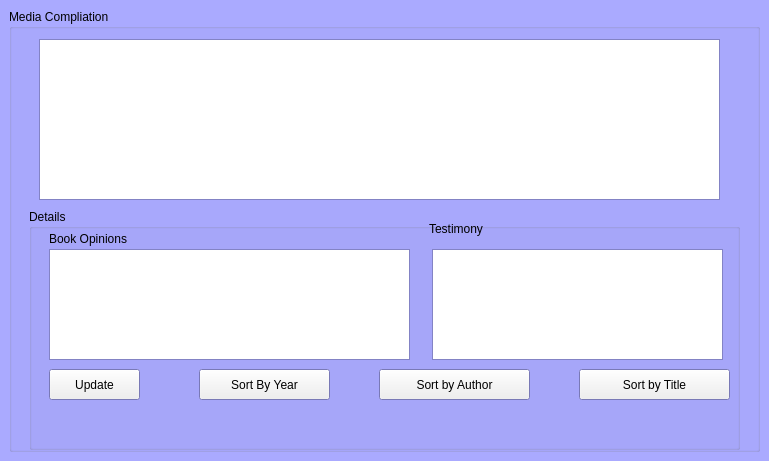
<?xml version="1.0" encoding="UTF-8"?>
<ui version="4.0">
 <class>BookWindow</class>
 <widget class="QMainWindow" name="BookWindow">
  <property name="geometry">
   <rect>
    <x>0</x>
    <y>0</y>
    <width>769</width>
    <height>461</height>
   </rect>
  </property>
  <property name="palette">
   <palette>
    <active>
     <colorrole role="Base">
      <brush brushstyle="SolidPattern">
       <color alpha="255">
        <red>255</red>
        <green>255</green>
        <blue>255</blue>
       </color>
      </brush>
     </colorrole>
     <colorrole role="Window">
      <brush brushstyle="SolidPattern">
       <color alpha="255">
        <red>170</red>
        <green>170</green>
        <blue>255</blue>
       </color>
      </brush>
     </colorrole>
    </active>
    <inactive>
     <colorrole role="Base">
      <brush brushstyle="SolidPattern">
       <color alpha="255">
        <red>255</red>
        <green>255</green>
        <blue>255</blue>
       </color>
      </brush>
     </colorrole>
     <colorrole role="Window">
      <brush brushstyle="SolidPattern">
       <color alpha="255">
        <red>170</red>
        <green>170</green>
        <blue>255</blue>
       </color>
      </brush>
     </colorrole>
    </inactive>
    <disabled>
     <colorrole role="Base">
      <brush brushstyle="SolidPattern">
       <color alpha="255">
        <red>170</red>
        <green>170</green>
        <blue>255</blue>
       </color>
      </brush>
     </colorrole>
     <colorrole role="Window">
      <brush brushstyle="SolidPattern">
       <color alpha="255">
        <red>170</red>
        <green>170</green>
        <blue>255</blue>
       </color>
      </brush>
     </colorrole>
    </disabled>
   </palette>
  </property>
  <property name="windowTitle">
   <string>Media Compilation - Books, articles, documents and websites</string>
  </property>
  <property name="autoFillBackground">
   <bool>false</bool>
  </property>
  <widget class="QWidget" name="centralWidget">
   <layout class="QVBoxLayout">
    <property name="spacing">
     <number>6</number>
    </property>
    <property name="margin">
     <number>9</number>
    </property>
    <item>
     <widget class="QGroupBox" name="groupBox">
      <property name="title">
       <string>Media Compliation</string>
      </property>
      <widget class="QGroupBox" name="groupBox_2">
       <property name="geometry">
        <rect>
         <x>20</x>
         <y>200</y>
         <width>711</width>
         <height>241</height>
        </rect>
       </property>
       <property name="title">
        <string>Details</string>
       </property>
       <widget class="QTextEdit" name="editTextEdit">
        <property name="geometry">
         <rect>
          <x>20</x>
          <y>40</y>
          <width>361</width>
          <height>111</height>
         </rect>
        </property>
        <property name="autoFillBackground">
         <bool>false</bool>
        </property>
       </widget>
       <widget class="QLabel" name="miami_beach">
        <property name="geometry">
         <rect>
          <x>20</x>
          <y>200</y>
          <width>50</width>
          <height>50</height>
         </rect>
        </property>
        <property name="minimumSize">
         <size>
          <width>50</width>
          <height>50</height>
         </size>
        </property>
        <property name="maximumSize">
         <size>
          <width>100</width>
          <height>100</height>
         </size>
        </property>
        <property name="text">
         <string/>
        </property>
        <property name="pixmap">
         <pixmap>:/images/miamibeach.png</pixmap>
        </property>
       </widget>
       <widget class="QLabel" name="lb_fort_lauderdale">
        <property name="geometry">
         <rect>
          <x>180</x>
          <y>200</y>
          <width>50</width>
          <height>50</height>
         </rect>
        </property>
        <property name="minimumSize">
         <size>
          <width>50</width>
          <height>50</height>
         </size>
        </property>
        <property name="maximumSize">
         <size>
          <width>100</width>
          <height>100</height>
         </size>
        </property>
        <property name="text">
         <string/>
        </property>
        <property name="pixmap">
         <pixmap>:/images/fort_lauderdale_airport.png</pixmap>
        </property>
       </widget>
       <widget class="QLabel" name="label_2">
        <property name="geometry">
         <rect>
          <x>340</x>
          <y>200</y>
          <width>50</width>
          <height>50</height>
         </rect>
        </property>
        <property name="minimumSize">
         <size>
          <width>50</width>
          <height>50</height>
         </size>
        </property>
        <property name="maximumSize">
         <size>
          <width>100</width>
          <height>100</height>
         </size>
        </property>
        <property name="text">
         <string/>
        </property>
        <property name="pixmap">
         <pixmap>:/images/south_san_francisco.png</pixmap>
        </property>
       </widget>
       <widget class="QLabel" name="label_6">
        <property name="geometry">
         <rect>
          <x>500</x>
          <y>200</y>
          <width>50</width>
          <height>50</height>
         </rect>
        </property>
        <property name="minimumSize">
         <size>
          <width>50</width>
          <height>50</height>
         </size>
        </property>
        <property name="maximumSize">
         <size>
          <width>100</width>
          <height>100</height>
         </size>
        </property>
        <property name="text">
         <string/>
        </property>
        <property name="pixmap">
         <pixmap>:/images/san_mateo.png</pixmap>
        </property>
       </widget>
       <widget class="QLabel" name="canada">
        <property name="geometry">
         <rect>
          <x>20</x>
          <y>250</y>
          <width>50</width>
          <height>50</height>
         </rect>
        </property>
        <property name="minimumSize">
         <size>
          <width>50</width>
          <height>50</height>
         </size>
        </property>
        <property name="maximumSize">
         <size>
          <width>100</width>
          <height>100</height>
         </size>
        </property>
        <property name="text">
         <string/>
        </property>
        <property name="pixmap">
         <pixmap>:/images/canada.png</pixmap>
        </property>
       </widget>
       <widget class="QLabel" name="lb_san_jose">
        <property name="geometry">
         <rect>
          <x>180</x>
          <y>250</y>
          <width>50</width>
          <height>50</height>
         </rect>
        </property>
        <property name="minimumSize">
         <size>
          <width>50</width>
          <height>50</height>
         </size>
        </property>
        <property name="maximumSize">
         <size>
          <width>100</width>
          <height>100</height>
         </size>
        </property>
        <property name="text">
         <string/>
        </property>
        <property name="pixmap">
         <pixmap>:/images/san_jose.png</pixmap>
        </property>
       </widget>
       <widget class="QLabel" name="label_3">
        <property name="geometry">
         <rect>
          <x>340</x>
          <y>250</y>
          <width>50</width>
          <height>50</height>
         </rect>
        </property>
        <property name="minimumSize">
         <size>
          <width>50</width>
          <height>50</height>
         </size>
        </property>
        <property name="maximumSize">
         <size>
          <width>100</width>
          <height>100</height>
         </size>
        </property>
        <property name="text">
         <string/>
        </property>
        <property name="pixmap">
         <pixmap>:/images/san_francisco.png</pixmap>
        </property>
       </widget>
       <widget class="QLabel" name="label_12">
        <property name="geometry">
         <rect>
          <x>500</x>
          <y>250</y>
          <width>50</width>
          <height>50</height>
         </rect>
        </property>
        <property name="minimumSize">
         <size>
          <width>50</width>
          <height>50</height>
         </size>
        </property>
        <property name="maximumSize">
         <size>
          <width>100</width>
          <height>100</height>
         </size>
        </property>
        <property name="text">
         <string/>
        </property>
        <property name="pixmap">
         <pixmap>:/images/los_angeles.png</pixmap>
        </property>
       </widget>
       <widget class="QPushButton" name="btnUpdate">
        <property name="geometry">
         <rect>
          <x>20</x>
          <y>160</y>
          <width>91</width>
          <height>31</height>
         </rect>
        </property>
        <property name="text">
         <string>Update</string>
        </property>
       </widget>
       <widget class="QPushButton" name="btnSortByYear">
        <property name="geometry">
         <rect>
          <x>170</x>
          <y>160</y>
          <width>131</width>
          <height>31</height>
         </rect>
        </property>
        <property name="text">
         <string>Sort By Year</string>
        </property>
       </widget>
       <widget class="QPushButton" name="btnSortByAuthor">
        <property name="geometry">
         <rect>
          <x>350</x>
          <y>160</y>
          <width>151</width>
          <height>31</height>
         </rect>
        </property>
        <property name="text">
         <string>Sort by Author</string>
        </property>
       </widget>
       <widget class="QPushButton" name="btnSortByTitle">
        <property name="geometry">
         <rect>
          <x>550</x>
          <y>160</y>
          <width>151</width>
          <height>31</height>
         </rect>
        </property>
        <property name="text">
         <string>Sort by Title</string>
        </property>
       </widget>
       <widget class="QTextEdit" name="textTestimony">
        <property name="geometry">
         <rect>
          <x>403</x>
          <y>40</y>
          <width>291</width>
          <height>111</height>
         </rect>
        </property>
       </widget>
       <widget class="QLabel" name="label">
        <property name="geometry">
         <rect>
          <x>20</x>
          <y>20</y>
          <width>101</width>
          <height>20</height>
         </rect>
        </property>
        <property name="text">
         <string>Book Opinions</string>
        </property>
       </widget>
       <widget class="QLabel" name="label_4">
        <property name="geometry">
         <rect>
          <x>400</x>
          <y>10</y>
          <width>271</width>
          <height>20</height>
         </rect>
        </property>
        <property name="text">
         <string>Testimony</string>
        </property>
       </widget>
       <zorder>editTextEdit</zorder>
       <zorder>lb_fort_lauderdale</zorder>
       <zorder>label_2</zorder>
       <zorder>label_6</zorder>
       <zorder>miami_beach</zorder>
       <zorder>canada</zorder>
       <zorder>lb_san_jose</zorder>
       <zorder>label_3</zorder>
       <zorder>label_12</zorder>
       <zorder>btnUpdate</zorder>
       <zorder>btnSortByYear</zorder>
       <zorder>btnSortByAuthor</zorder>
       <zorder>btnSortByTitle</zorder>
       <zorder>textTestimony</zorder>
       <zorder>label</zorder>
       <zorder>label_4</zorder>
      </widget>
      <widget class="QTableView" name="bookTable">
       <property name="geometry">
        <rect>
         <x>30</x>
         <y>30</y>
         <width>681</width>
         <height>161</height>
        </rect>
       </property>
      </widget>
     </widget>
    </item>
   </layout>
  </widget>
 </widget>
 <resources/>
 <connections/>
</ui>
